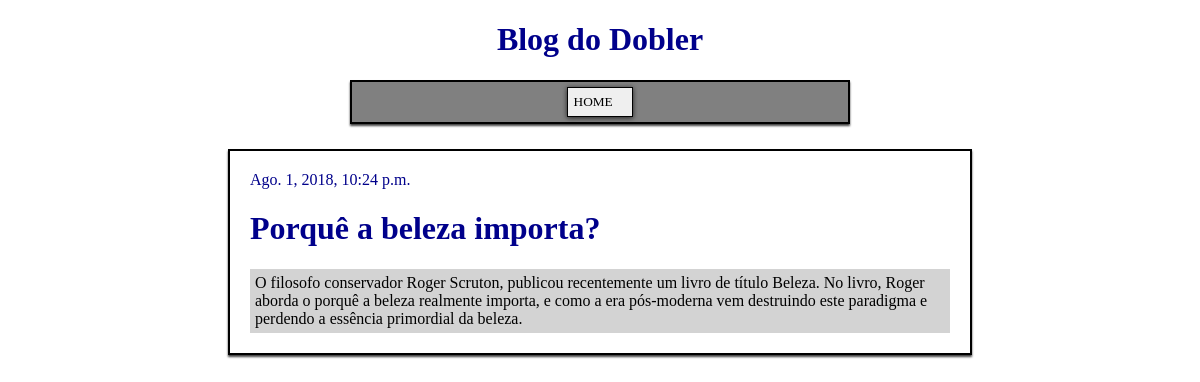
/post/1/, run on an earlier commit of the app's database.
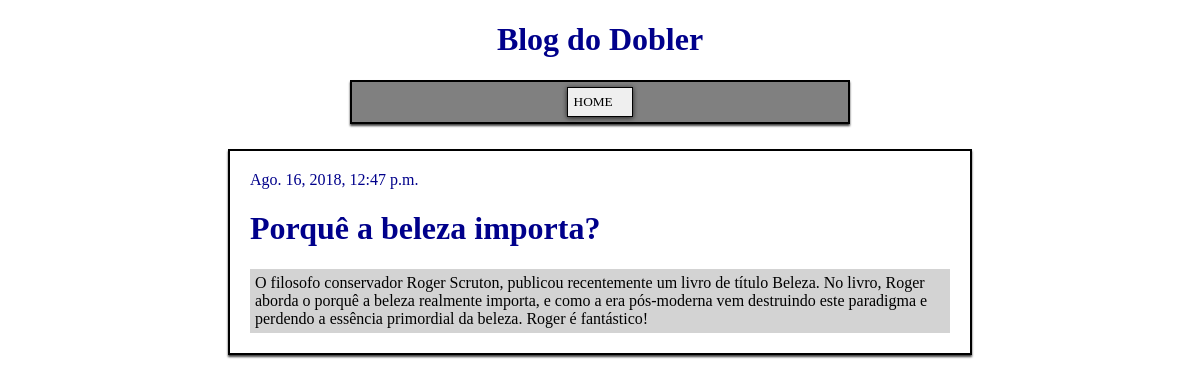
And on a later commit of the database.
### app/models.py (models this page shows, shortened)
class Post(models.Model):
    author = models.ForeignKey('auth.User', on_delete=models.CASCADE)
    title = models.CharField(max_length=200)
    text = models.TextField()
    created_date = models.DateTimeField(default=timezone.now)
    published_date = models.DateTimeField(blank=True, null=True)

### app/views.py (the view)
# urls.py: path('post/<int:pk>/', views.post_detail, name='post_detail'),
def post_detail(request, pk):
    post = get_object_or_404(Post, pk = pk)
    return render(request, 'blog/post_detail.html', {'post':post})

### app/templates/blog/post_detail.html (shortened to what this page needs)
{% extends 'blog/base.html' %}
{% block content %}
    <div class="post">
        {% if post.published_date %}
            <div class="published">
                {{ post.published_date }}
            </div>
        {% endif %}
        <h1>{{ post.title }}</h1>
        <p class="blog-text">{{ post.text|linebreaksbr }}</p>
    </div>
{% endblock  %}

What changed in the data, as far as the page shows it:
changed Post "Porquê a beleza importa?": published_date "Ago. 1, 2018, 10:24 p.m." → "Ago. 16, 2018, 12:47 p.m."; text "…essência primordial da beleza." → "…essência primordial da beleza. Roger é fantástico!"
